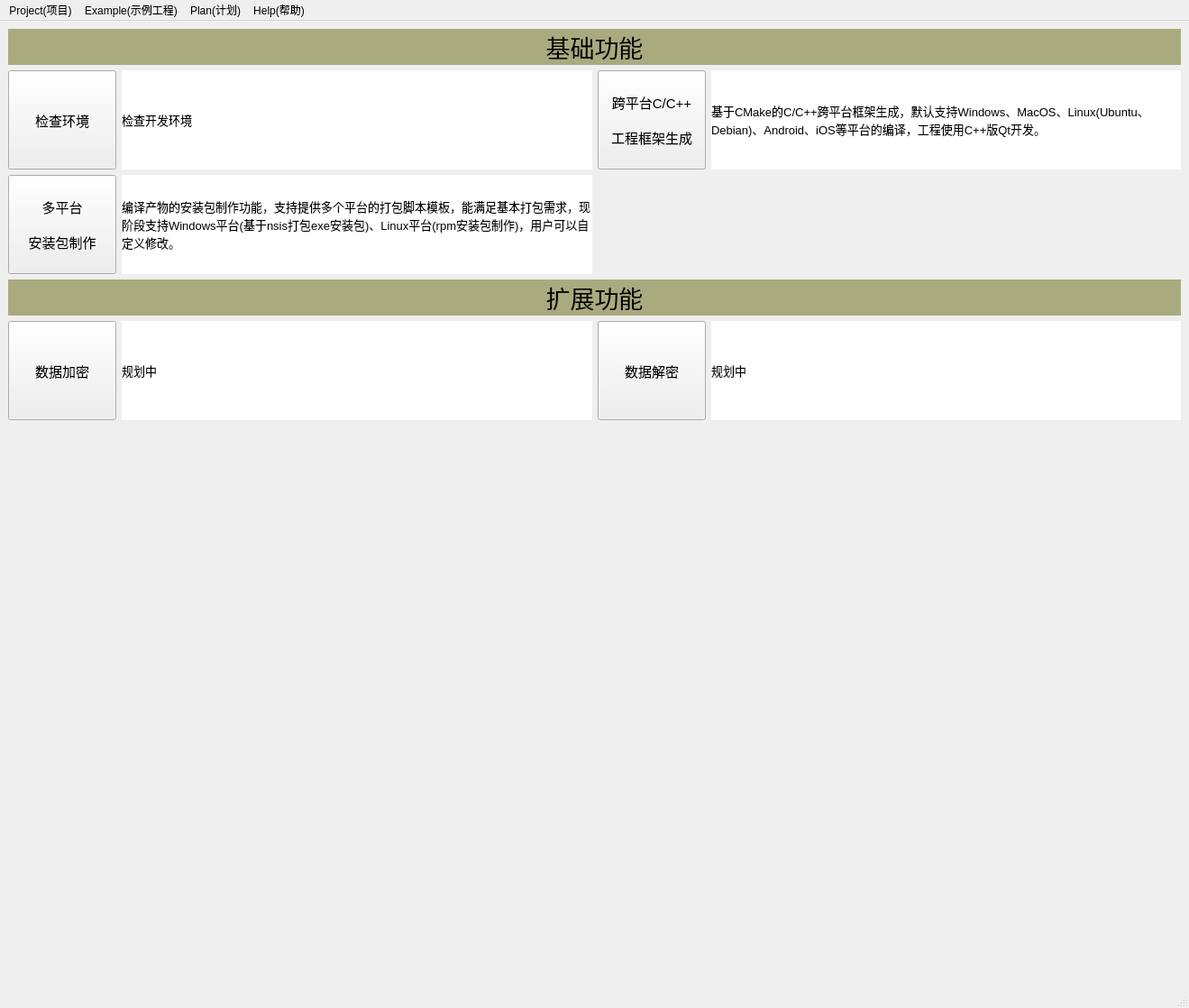
<?xml version="1.0" encoding="UTF-8"?>
<ui version="4.0">
 <class>QDAMainWindow</class>
 <widget class="QMainWindow" name="QDAMainWindow">
  <property name="geometry">
   <rect>
    <x>0</x>
    <y>0</y>
    <width>1319</width>
    <height>1118</height>
   </rect>
  </property>
  <property name="windowTitle">
   <string>MainWindow</string>
  </property>
  <widget class="QWidget" name="centralwidget">
   <layout class="QGridLayout" name="gridLayout_4">
    <item row="0" column="0">
     <layout class="QVBoxLayout" name="verticalLayout">
      <item>
       <widget class="QLabel" name="basicLebel">
        <property name="font">
         <font>
          <family>Agency FB</family>
          <pointsize>20</pointsize>
          <weight>50</weight>
          <bold>false</bold>
         </font>
        </property>
        <property name="styleSheet">
         <string notr="true">background-color: rgb(170, 170, 127);</string>
        </property>
        <property name="text">
         <string>基础功能</string>
        </property>
        <property name="alignment">
         <set>Qt::AlignCenter</set>
        </property>
       </widget>
      </item>
      <item>
       <layout class="QGridLayout" name="gridLayout">
        <item row="0" column="0">
         <widget class="QPushButton" name="envCheckButton">
          <property name="sizePolicy">
           <sizepolicy hsizetype="Fixed" vsizetype="Fixed">
            <horstretch>0</horstretch>
            <verstretch>0</verstretch>
           </sizepolicy>
          </property>
          <property name="minimumSize">
           <size>
            <width>120</width>
            <height>110</height>
           </size>
          </property>
          <property name="maximumSize">
           <size>
            <width>120</width>
            <height>110</height>
           </size>
          </property>
          <property name="font">
           <font>
            <pointsize>11</pointsize>
           </font>
          </property>
          <property name="text">
           <string>检查环境</string>
          </property>
         </widget>
        </item>
        <item row="0" column="1">
         <widget class="QLabel" name="envCheckLabel">
          <property name="sizePolicy">
           <sizepolicy hsizetype="Preferred" vsizetype="Fixed">
            <horstretch>0</horstretch>
            <verstretch>0</verstretch>
           </sizepolicy>
          </property>
          <property name="minimumSize">
           <size>
            <width>200</width>
            <height>110</height>
           </size>
          </property>
          <property name="maximumSize">
           <size>
            <width>16777215</width>
            <height>110</height>
           </size>
          </property>
          <property name="font">
           <font>
            <pointsize>10</pointsize>
           </font>
          </property>
          <property name="autoFillBackground">
           <bool>false</bool>
          </property>
          <property name="styleSheet">
           <string notr="true">background-color: rgb(255, 255, 255);
</string>
          </property>
          <property name="lineWidth">
           <number>5</number>
          </property>
          <property name="midLineWidth">
           <number>0</number>
          </property>
          <property name="text">
           <string>检查开发环境</string>
          </property>
          <property name="wordWrap">
           <bool>true</bool>
          </property>
         </widget>
        </item>
        <item row="0" column="3">
         <widget class="QLabel" name="projGenLabel">
          <property name="sizePolicy">
           <sizepolicy hsizetype="Preferred" vsizetype="Fixed">
            <horstretch>0</horstretch>
            <verstretch>0</verstretch>
           </sizepolicy>
          </property>
          <property name="minimumSize">
           <size>
            <width>200</width>
            <height>110</height>
           </size>
          </property>
          <property name="maximumSize">
           <size>
            <width>16777215</width>
            <height>110</height>
           </size>
          </property>
          <property name="font">
           <font>
            <pointsize>10</pointsize>
           </font>
          </property>
          <property name="autoFillBackground">
           <bool>false</bool>
          </property>
          <property name="styleSheet">
           <string notr="true">background-color: rgb(255, 255, 255);
</string>
          </property>
          <property name="lineWidth">
           <number>5</number>
          </property>
          <property name="midLineWidth">
           <number>0</number>
          </property>
          <property name="text">
           <string>基于CMake的C/C++跨平台框架生成，默认支持Windows、MacOS、Linux(Ubuntu、Debian)、Android、iOS等平台的编译，工程使用C++版Qt开发。</string>
          </property>
          <property name="wordWrap">
           <bool>true</bool>
          </property>
         </widget>
        </item>
        <item row="0" column="2">
         <widget class="QPushButton" name="projGenButton">
          <property name="sizePolicy">
           <sizepolicy hsizetype="Fixed" vsizetype="Fixed">
            <horstretch>0</horstretch>
            <verstretch>0</verstretch>
           </sizepolicy>
          </property>
          <property name="minimumSize">
           <size>
            <width>120</width>
            <height>110</height>
           </size>
          </property>
          <property name="maximumSize">
           <size>
            <width>120</width>
            <height>110</height>
           </size>
          </property>
          <property name="font">
           <font>
            <pointsize>11</pointsize>
           </font>
          </property>
          <property name="text">
           <string>跨平台C/C++

工程框架生成</string>
          </property>
         </widget>
        </item>
        <item row="1" column="0">
         <widget class="QPushButton" name="pkgGenButton">
          <property name="sizePolicy">
           <sizepolicy hsizetype="Fixed" vsizetype="Fixed">
            <horstretch>0</horstretch>
            <verstretch>0</verstretch>
           </sizepolicy>
          </property>
          <property name="minimumSize">
           <size>
            <width>120</width>
            <height>110</height>
           </size>
          </property>
          <property name="maximumSize">
           <size>
            <width>120</width>
            <height>110</height>
           </size>
          </property>
          <property name="font">
           <font>
            <pointsize>11</pointsize>
           </font>
          </property>
          <property name="text">
           <string>多平台

安装包制作</string>
          </property>
         </widget>
        </item>
        <item row="1" column="1">
         <widget class="QLabel" name="pkgGenLabel">
          <property name="sizePolicy">
           <sizepolicy hsizetype="Preferred" vsizetype="Fixed">
            <horstretch>0</horstretch>
            <verstretch>0</verstretch>
           </sizepolicy>
          </property>
          <property name="minimumSize">
           <size>
            <width>200</width>
            <height>110</height>
           </size>
          </property>
          <property name="maximumSize">
           <size>
            <width>16777215</width>
            <height>110</height>
           </size>
          </property>
          <property name="font">
           <font>
            <pointsize>10</pointsize>
           </font>
          </property>
          <property name="styleSheet">
           <string notr="true">background-color: rgb(255, 255, 255);</string>
          </property>
          <property name="text">
           <string>编译产物的安装包制作功能，支持提供多个平台的打包脚本模板，能满足基本打包需求，现阶段支持Windows平台(基于nsis打包exe安装包)、Linux平台(rpm安装包制作)，用户可以自定义修改。</string>
          </property>
          <property name="wordWrap">
           <bool>true</bool>
          </property>
         </widget>
        </item>
       </layout>
      </item>
      <item>
       <widget class="QLabel" name="extendLebel">
        <property name="font">
         <font>
          <family>Agency FB</family>
          <pointsize>20</pointsize>
          <weight>50</weight>
          <bold>false</bold>
         </font>
        </property>
        <property name="styleSheet">
         <string notr="true">background-color: rgb(170, 170, 127);</string>
        </property>
        <property name="text">
         <string>扩展功能</string>
        </property>
        <property name="alignment">
         <set>Qt::AlignCenter</set>
        </property>
       </widget>
      </item>
      <item>
       <layout class="QFormLayout" name="formLayout_2"/>
      </item>
      <item>
       <layout class="QGridLayout" name="gridLayout_3">
        <item row="0" column="1">
         <widget class="QLabel" name="dataEncryptLabel">
          <property name="sizePolicy">
           <sizepolicy hsizetype="Preferred" vsizetype="Fixed">
            <horstretch>0</horstretch>
            <verstretch>0</verstretch>
           </sizepolicy>
          </property>
          <property name="minimumSize">
           <size>
            <width>200</width>
            <height>110</height>
           </size>
          </property>
          <property name="maximumSize">
           <size>
            <width>16777215</width>
            <height>110</height>
           </size>
          </property>
          <property name="font">
           <font>
            <pointsize>10</pointsize>
           </font>
          </property>
          <property name="styleSheet">
           <string notr="true">background-color: rgb(255, 255, 255);</string>
          </property>
          <property name="text">
           <string>规划中</string>
          </property>
          <property name="wordWrap">
           <bool>true</bool>
          </property>
         </widget>
        </item>
        <item row="0" column="3">
         <widget class="QLabel" name="dataDecryptLabel">
          <property name="sizePolicy">
           <sizepolicy hsizetype="Preferred" vsizetype="Fixed">
            <horstretch>0</horstretch>
            <verstretch>0</verstretch>
           </sizepolicy>
          </property>
          <property name="minimumSize">
           <size>
            <width>200</width>
            <height>110</height>
           </size>
          </property>
          <property name="maximumSize">
           <size>
            <width>16777215</width>
            <height>110</height>
           </size>
          </property>
          <property name="font">
           <font>
            <pointsize>10</pointsize>
           </font>
          </property>
          <property name="styleSheet">
           <string notr="true">background-color: rgb(255, 255, 255);</string>
          </property>
          <property name="text">
           <string>规划中</string>
          </property>
          <property name="wordWrap">
           <bool>true</bool>
          </property>
         </widget>
        </item>
        <item row="0" column="2">
         <widget class="QPushButton" name="dataDecryptButton">
          <property name="sizePolicy">
           <sizepolicy hsizetype="Fixed" vsizetype="Fixed">
            <horstretch>0</horstretch>
            <verstretch>0</verstretch>
           </sizepolicy>
          </property>
          <property name="minimumSize">
           <size>
            <width>120</width>
            <height>110</height>
           </size>
          </property>
          <property name="maximumSize">
           <size>
            <width>120</width>
            <height>110</height>
           </size>
          </property>
          <property name="font">
           <font>
            <pointsize>11</pointsize>
           </font>
          </property>
          <property name="text">
           <string>数据解密</string>
          </property>
         </widget>
        </item>
        <item row="0" column="0">
         <widget class="QPushButton" name="dataEncryptButton">
          <property name="sizePolicy">
           <sizepolicy hsizetype="Fixed" vsizetype="Fixed">
            <horstretch>0</horstretch>
            <verstretch>0</verstretch>
           </sizepolicy>
          </property>
          <property name="minimumSize">
           <size>
            <width>120</width>
            <height>110</height>
           </size>
          </property>
          <property name="maximumSize">
           <size>
            <width>120</width>
            <height>110</height>
           </size>
          </property>
          <property name="font">
           <font>
            <pointsize>11</pointsize>
           </font>
          </property>
          <property name="text">
           <string>数据加密</string>
          </property>
         </widget>
        </item>
       </layout>
      </item>
      <item>
       <spacer name="verticalSpacer">
        <property name="orientation">
         <enum>Qt::Vertical</enum>
        </property>
        <property name="sizeHint" stdset="0">
         <size>
          <width>20</width>
          <height>40</height>
         </size>
        </property>
       </spacer>
      </item>
     </layout>
    </item>
   </layout>
  </widget>
  <widget class="QMenuBar" name="menubar">
   <property name="geometry">
    <rect>
     <x>0</x>
     <y>0</y>
     <width>1319</width>
     <height>26</height>
    </rect>
   </property>
   <widget class="QMenu" name="projectMenu">
    <property name="title">
     <string>Project(项目)</string>
    </property>
    <addaction name="actionEnvCheck"/>
    <addaction name="actionProjectNew"/>
    <addaction name="actionProjectOpen"/>
    <addaction name="actionProjectReview"/>
   </widget>
   <widget class="QMenu" name="exampleMenu">
    <property name="title">
     <string>Example(示例工程)</string>
    </property>
    <addaction name="actionExampleView"/>
   </widget>
   <widget class="QMenu" name="planMenu">
    <property name="title">
     <string>Plan(计划)</string>
    </property>
    <addaction name="actionPlan"/>
   </widget>
   <widget class="QMenu" name="helpMenu">
    <property name="title">
     <string>Help(帮助)</string>
    </property>
    <addaction name="actionWelcome"/>
    <addaction name="actionVersion"/>
   </widget>
   <addaction name="projectMenu"/>
   <addaction name="exampleMenu"/>
   <addaction name="planMenu"/>
   <addaction name="helpMenu"/>
  </widget>
  <widget class="QStatusBar" name="statusbar"/>
  <action name="actionVersion">
   <property name="text">
    <string>Version(版本)</string>
   </property>
  </action>
  <action name="actionEnvCheck">
   <property name="text">
    <string>Check Env(检查环境)</string>
   </property>
  </action>
  <action name="actionProjectNew">
   <property name="text">
    <string>New Project(新建项目)</string>
   </property>
  </action>
  <action name="actionExampleReview">
   <property name="text">
    <string>Preview(示例预览)</string>
   </property>
  </action>
  <action name="actionEncrypt">
   <property name="text">
    <string>Encrypt(数据加密)</string>
   </property>
  </action>
  <action name="actionDecrypt">
   <property name="text">
    <string>Decrypt(数据解密)</string>
   </property>
  </action>
  <action name="actionPlan">
   <property name="text">
    <string>Plan(计划)</string>
   </property>
  </action>
  <action name="actionCustom">
   <property name="text">
    <string>Custom(自定义)</string>
   </property>
  </action>
  <action name="actionProjectOpen">
   <property name="text">
    <string>Open Project(打开项目)</string>
   </property>
  </action>
  <action name="actionProjectReview">
   <property name="text">
    <string>View Project(预览项目)</string>
   </property>
  </action>
  <action name="actionModuleAdd">
   <property name="text">
    <string>Add Module(添加模块)</string>
   </property>
  </action>
  <action name="actionClassAdd">
   <property name="text">
    <string>Add Class(添加类)</string>
   </property>
  </action>
  <action name="actionExampleView">
   <property name="text">
    <string>Preview(示例预览)</string>
   </property>
  </action>
  <action name="actionWelcome">
   <property name="text">
    <string>Welcome(主页)</string>
   </property>
  </action>
 </widget>
 <resources/>
 <connections/>
</ui>
